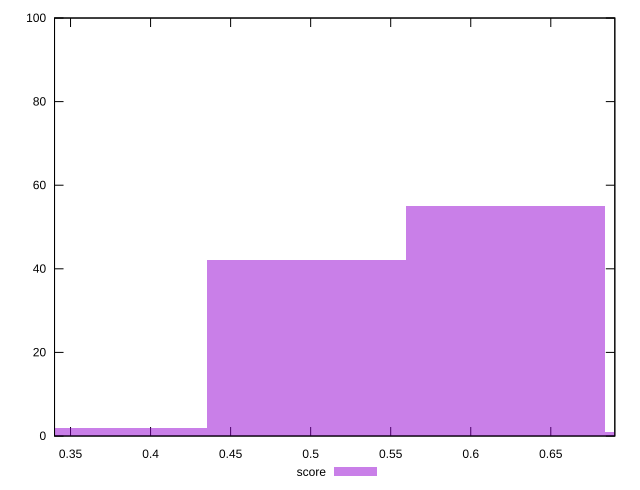

gnuplot code for this plot:
reset

$score <<EOF
0.49729419854154033 42
0.6216177481769254 55
0.3729706489061553 2
0.7459412978123106 1
EOF

set key outside below
set boxwidth 0.12432354963538508
set xrange [0.34:0.69]
set yrange [0:100]
set trange [0:100]
set style fill transparent solid 0.5 noborder
set terminal svg size 640, 490 enhanced background rgb 'white'
set output "report_00015_2021-02-09T16-11-33.973Z/render-blocking-resources/samples/pages+cached+noadtech/score/histogram.svg"

plot $score title "score" with boxes

reset
